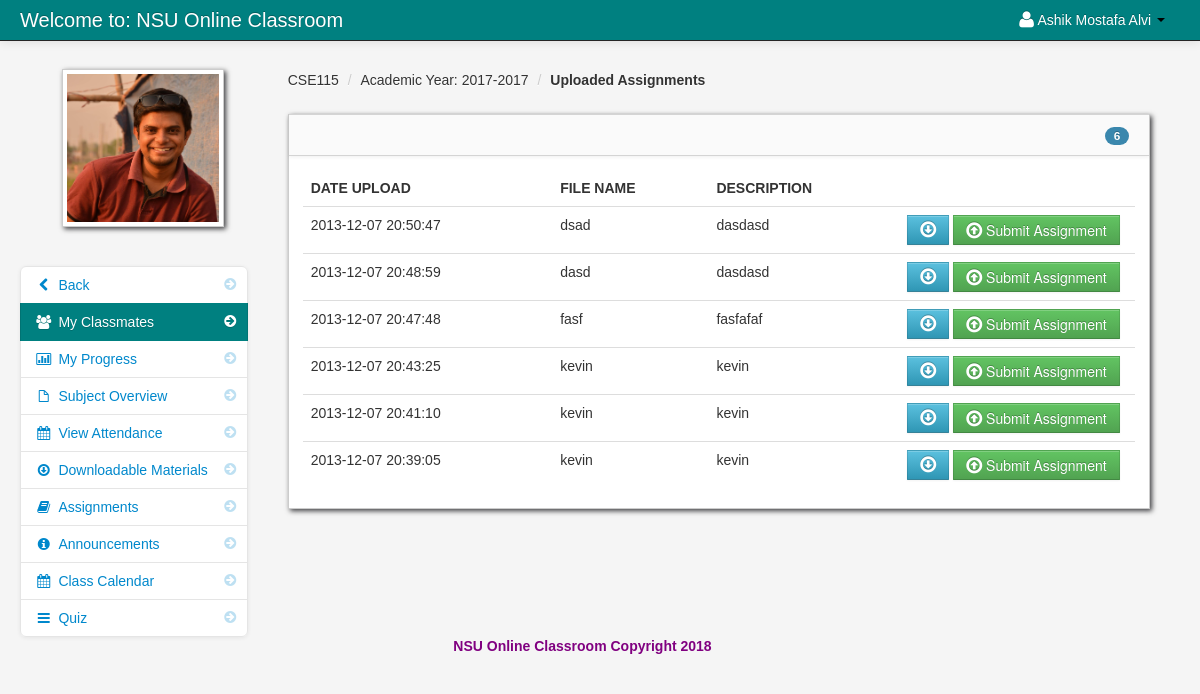
The page /assignment_student.php (signed in) on the database its author committed.
### tables this page shows
CREATE TABLE `student` (
  `student_id` int(11) NOT NULL,
  `firstname` varchar(100) NOT NULL,
  `lastname` varchar(100) NOT NULL,
  `class_id` int(11) NOT NULL,
  `username` varchar(100) NOT NULL,
  `password` varchar(100) NOT NULL,
  `email` varchar(100) NOT NULL,
  `contact_number` int(12) NOT NULL,
  `location` varchar(100) NOT NULL,
  `status` varchar(100) NOT NULL
);

CREATE TABLE `teacher_class` (
  `teacher_class_id` int(11) NOT NULL,
  `teacher_id` int(11) NOT NULL,
  `class_id` int(11) NOT NULL,
  `semester` varchar(100) NOT NULL,
  `thumbnails` varchar(100) NOT NULL,
  `school_year` varchar(100) NOT NULL,
  `class_title` varchar(100) NOT NULL,
  `description` longtext NOT NULL,
  `Credit` int(11) NOT NULL,
  `Pre_req` varchar(100) NOT NULL
);

CREATE TABLE `class` (
  `class_id` int(11) NOT NULL,
  `class_name` varchar(100) NOT NULL
);

CREATE TABLE `assignment` (
  `assignment_id` int(11) NOT NULL,
  `floc` varchar(300) NOT NULL,
  `fdatein` varchar(100) NOT NULL,
  `fdesc` varchar(100) NOT NULL,
  `teacher_id` int(11) NOT NULL,
  `class_id` int(11) NOT NULL,
  `fname` varchar(100) NOT NULL
);

### session.php (called while the page is built, shortened)
<?php
$session_id=$_SESSION['id'];
?>

### assignment_student.php (the view, shortened to what this page needs)
<?php include('header_dashboard.php'); ?>
<?php include('session.php'); ?>
<?php $get_id = $_GET['id']; ?>
    <body>
		<?php include('navbar_student.php'); ?>
        <div class="container-fluid">
            <div class="row-fluid">
				<?php include('my_classmates_link.php'); ?>
                <div class="span9" id="content">
                     <div class="row-fluid">
										<?php $class_query = mysql_query("select * from teacher_class
										LEFT JOIN class ON class.class_id = teacher_class.class_id
										where teacher_class_id = '$get_id'")or die(mysql_error());
										$class_row = mysql_fetch_array($class_query);
										?>
					     <ul class="breadcrumb">
							<li><a href="#"><?php echo $class_row['class_name']; ?></a> <span class="divider">/</span></li>
							<li><a href="#">Academic Year: <?php echo $class_row['school_year']; ?></a> <span class="divider">/</span></li>
							<li><a href="#"><b>Uploaded Assignments</b></a></li>
						</ul>
                        <div id="block_bg" class="block">
                            <div class="navbar navbar-inner block-header">
								<?php $query = mysql_query("select * FROM assignment where class_id = '$get_id'  order by fdatein DESC")or die(mysql_error());
									  $count  = mysql_num_rows($query);
								?>
                                <div id="" class="muted pull-right"><span class="badge badge-info"><?php echo $count; ?></span></div>
                            </div>
                            <div class="block-content collapse in">
                                <div class="span12">
								<?php
									$query = mysql_query("select * FROM assignment where class_id = '$get_id'  order by fdatein DESC")or die(mysql_error());
									$count = mysql_num_rows($query);
									if ($count == '0'){?>
									<div class="alert alert-info">No Assignment Currently Uploaded</div>
									<?php
									}else{
								?>
  											<table cellpadding="0" cellspacing="0" border="0" class="table" id="">
										<thead>
										        <tr>
												<th>Date Upload</th>
												<th>File Name</th>
												<th>Description</th>
												<th></th>
												</tr>
										</thead>
										<tbody>
                              		<?php
										$query = mysql_query("select * FROM assignment where class_id = '$get_id'  order by fdatein DESC")or die(mysql_error());
										while($row = mysql_fetch_array($query)){
										$id  = $row['assignment_id'];
										$floc = $row['floc'];
									?>
										<tr>
										 <td><?php echo $row['fdatein']; ?></td>
                                         <td><?php  echo $row['fname']; ?></td>
                                         <td><?php echo $row['fdesc']; ?></td>
                                         <td width="220">
										 <form id="assign" method="post" action="submit_assignment.php<?php echo '?id='.$get_id ?>&<?php echo 'post_id='.$id ?>">
										 <?php
											if ($floc == ""){
											}else{
										 ?>
										  <a data-placement="bottom" title="Download" id="<?php echo $id; ?>download"  class="btn btn-info" href="<?php echo $row['floc']; ?>"><i class="icon-download icon-large"></i></a>
										<?php } ?>
										 <button  data-placement="bottom" title="Submit Assignment" id="<?php echo $id; ?>submit" class="btn btn-success" name="btn_assign"><i class="icon-upload icon-large"></i> Submit Assignment</button>
										 </form>
										 </td>
                                </tr>
						 <?php } ?>
										</tbody>
									</table>
						 <?php } ?>
                                </div>
                            </div>
                        </div>
                    </div>
                </div>
            </div>
		<?php include('footer.php'); ?>
        </div>
		<?php include('script.php'); ?>
    </body>
</html>

### navbar_student.php (shortened to what this page needs)
<div class="navbar navbar-fixed-top navbar-inverse">
        <div class="navbar-inner">
            <div class="container-fluid">
                <a class="brand" href="#">Welcome to: NSU Online Classroom</a>
					<div class="nav-collapse collapse">
						<ul class="nav pull-right">
							<?php $query= mysql_query("select * from student where student_id = '$session_id'")or die(mysql_error());
									$row = mysql_fetch_array($query);
							?>
							<li class="dropdown">
								<a href="#" role="button" class="dropdown-toggle" data-toggle="dropdown"> <i class="icon-user icon-large"></i><?php echo $row['firstname']." ".$row['lastname'];  ?> <i class="caret"></i></a>
							</li>
						</ul>
					</div>
            </div>
        </div>
</div>

### my_classmates_link.php
<div class="span3" id="sidebar">
	<img id="avatar" src="admin/<?php echo $row['location']; ?>" class="img-polaroid">
		<ul class="nav nav-list bs-docs-sidenav nav-collapse collapse">
				<li class=""><a href="dashboard_student.php"><i class="icon-chevron-right"></i><i class="icon-chevron-left"></i>&nbsp;Back</a></li>
				<li class="active"><a href="my_classmates.php<?php echo '?id='.$get_id; ?>"><i class="icon-chevron-right"></i><i class="icon-group"></i>&nbsp;My Classmates</a></li>
				<li class=""><a href="progress.php<?php echo '?id='.$get_id; ?>"><i class="icon-chevron-right"></i><i class="icon-bar-chart"></i>&nbsp;My Progress</a></li>
				<li class=""><a href="subject_overview_student.php<?php echo '?id='.$get_id; ?>"><i class="icon-chevron-right"></i><i class="icon-file"></i>&nbsp;Subject Overview</a></li>
				<li class=""><a href="student_attendance.php<?php echo '?id='.$get_id; ?>"><i class="icon-chevron-right"></i><i class="icon-calendar"></i>&nbsp;View Attendance</a></li>
				<li class=""><a href="downloadable_student.php<?php echo '?id='.$get_id; ?>"><i class="icon-chevron-right"></i><i class="icon-download"></i>&nbsp;Downloadable Materials</a></li>
				<li class=""><a href="assignment_student.php<?php echo '?id='.$get_id; ?>"><i class="icon-chevron-right"></i><i class="icon-book"></i>&nbsp;Assignments</a></li>
				<li class=""><a href="announcements_student.php<?php echo '?id='.$get_id; ?>"><i class="icon-chevron-right"></i><i class="icon-info-sign"></i>&nbsp;Announcements</a></li>
				<li class=""><a href="class_calendar_student.php<?php echo '?id='.$get_id; ?>"><i class="icon-chevron-right"></i><i class="icon-calendar"></i>&nbsp;Class Calendar</a></li>
				<li class=""><a href="student_quiz_list.php<?php echo '?id='.$get_id; ?>"><i class="icon-chevron-right"></i><i class="icon-reorder"></i>&nbsp;Quiz</a></li>
		</ul>
</div>

### admin/assets/styles.css (style rules this page uses)
body { padding-top: 60px; padding-bottom: 40px; background-color: #f5f5f5; }
#content { margin-left:0px; }
.breadcrumb { margin: 0 0 0px; padding: 10px 0px; background-color: transparent; }
.block { background: url("../images/pixel-60fff.png") repeat scroll 0 0 rgba(0, 0, 0, 0) !important; border: 1px solid #ccc; background: white; margin: 1em 0em; border-top: none; -webkit-box-shadow: 2px 2px 5px rgba(0, 0, 6, 0.75); -moz-box-shadow: 2px 2px 5px rgba(0, 0, 6, 0.75); box-shadow: 2px 2px 5px rgba(0, 0, 6, 0.75); }
.block-content { margin: 1em; min-height: .25em; }
.block-header { margin-bottom: 0px; border-right: none; border-left: none; -webkit-border-radius: 0px; -moz-border-radius: 0px; border-radius: 0px; }
.block-header div { padding-top: 10px; }
.bs-docs-sidenav { max-width: 228px; margin: 30px 0 0; padding: 0; background-color: #fff; -webkit-border-radius: 6px; -moz-border-radius: 6px; border-radius: 6px; -webkit-box-shadow: 0 1px 4px rgba(0,0,0,.065); -moz-box-shadow: 0 1px 4px rgba(0,0,0,.065); box-shadow: 0 1px 4px rgba(0,0,0,.065); }
.bs-docs-sidenav > li > a { display: block; width: 190px \9; margin: 0 0 -1px; padding: 8px 14px; border: 1px solid #e5e5e5; }
.bs-docs-sidenav > li:first-child > a { -webkit-border-radius: 6px 6px 0 0; -moz-border-radius: 6px 6px 0 0; border-radius: 6px 6px 0 0; }
.bs-docs-sidenav > li:last-child > a { -webkit-border-radius: 0 0 6px 6px; -moz-border-radius: 0 0 6px 6px; border-radius: 0 0 6px 6px; }
.bs-docs-sidenav > .active > a { position: relative; z-index: 2; padding: 9px 15px; border: 0; text-shadow: 0 1px 0 rgba(0,0,0,.15); -webkit-box-shadow: inset 1px 0 0 rgba(0,0,0,.1), inset -1px 0 0 rgba(0,0,0,.1); -moz-box-shadow: inset 1px 0 0 rgba(0,0,0,.1), inset -1px 0 0 rgba(0,0,0,.1); box-shadow: inset 1px 0 0 rgba(0,0,0,.1), inset -1px 0 0 rgba(0,0,0,.1); }
.bs-docs-sidenav .icon-chevron-right { float: right; margin-top: 2px; margin-right: -6px; opacity: .25; }
.bs-docs-sidenav .active .icon-chevron-right, .bs-docs-sidenav .active a:hover .icon-chevron-right { opacity: 1; }

### rows shown on the page
student: firstname "Ashik Mostafa", lastname "Alvi", location (picture)
teacher_class: class.class_name "CSE115", school_year "2017-2017"
assignment: fdatein "2013-12-07 20:50:47", fname "dsad", fdesc "dasdasd"
assignment: fdatein "2013-12-07 20:48:59", fname "dasd", fdesc "dasdasd"
assignment: fdatein "2013-12-07 20:47:48", fname "fasf", fdesc "fasfafaf"
assignment: fdatein "2013-12-07 20:43:25", fname "kevin", fdesc "kevin"
assignment: fdatein "2013-12-07 20:41:10", fname "kevin", fdesc "kevin"
assignment: fdatein "2013-12-07 20:39:05", fname "kevin", fdesc "kevin"

### other values the page prints
$count "6"
